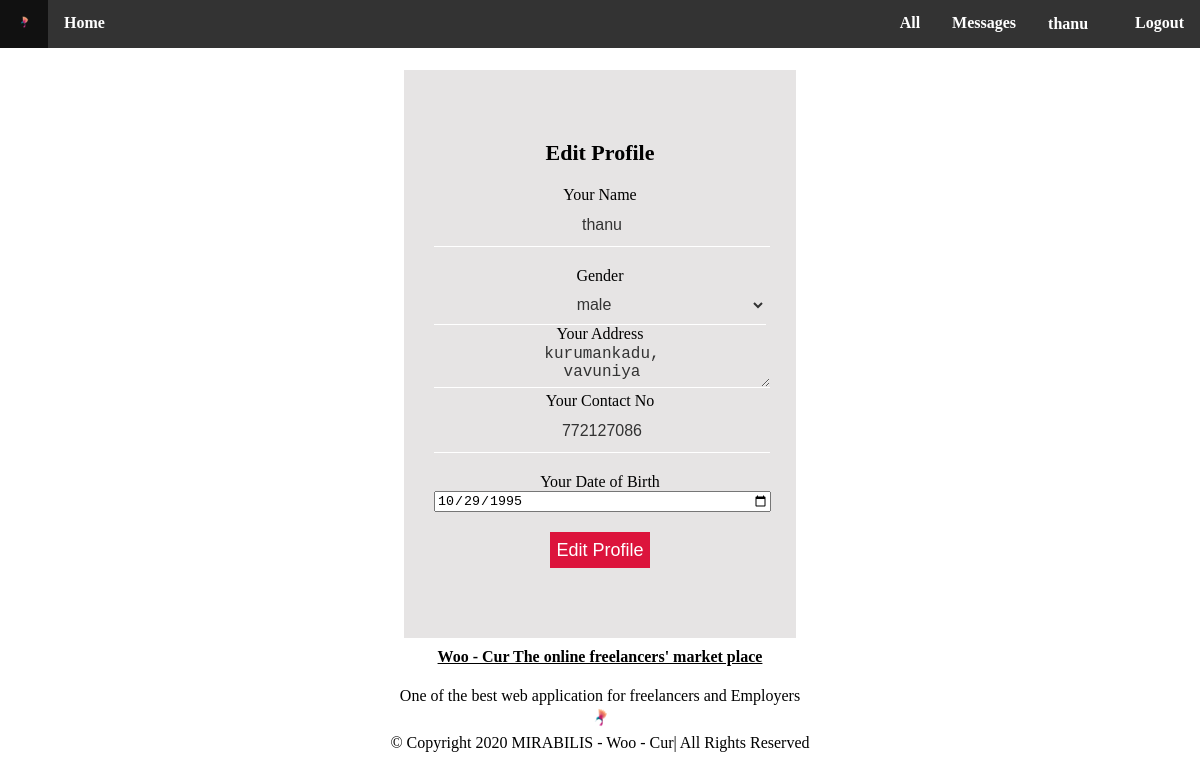
The page /feditprofile.php?fid=1 (signed in) on the database its author committed.
### tables this page shows
CREATE TABLE IF NOT EXISTS `user` (
  `id` int(11) NOT NULL AUTO_INCREMENT,
  `name` varchar(255) NOT NULL,
  `password` varchar(255) NOT NULL,
  `address` varchar(255) NOT NULL,
  `email` varchar(255) NOT NULL,
  `contact` varchar(255) NOT NULL,
  `dob` date NOT NULL,
  `gender` varchar(255) NOT NULL,
  `usertype` varchar(255) NOT NULL,
  `photo` varchar(255) NOT NULL,
  `verification` tinyint(4) NOT NULL,
  `cv` varchar(255) NOT NULL,
  `identy` varchar(255) NOT NULL,
  PRIMARY KEY (`id`)
);

### feditprofile.php (the view, shortened to what this page needs)
<!DOCTYPE html>
<?php
require("include/db.php");
$uid = $_SESSION['USER_ID'];
$usertype = $_SESSION['USER_TYPE'];
$user = $mysqli->query("SELECT * FROM user WHERE `id` = $uid");
$userrow = $user->fetch_assoc();
if(empty($_GET['fid'])) {
    $fid = 0;
}
else {
    $fid = $_GET['fid'];
    $result = $mysqli->query("SELECT * FROM `user` WHERE `id` = $fid");
    if($result && $result->num_rows) {
        $row = $result->fetch_assoc();
    }
    else {
        $fid = 0;
    }
}
?>
<html lang="en-us">
	<head>
		<link rel="stylesheet" href="css/feditprofile.css">
	</head>
	<body id="body" class="body">
			<div class="navbar" id="navbar">
			<ul class="menu" id="menu">
				<li><a href="<?php echo $usertype?>.php"><img src="icons/k4.ico" alt=""></a></li>
				<li><a href="<?php echo $usertype?>.php#body">Home</a></li>
				<li class="navspace"><a href="include/logout.php">Logout</a></li>
				<li class="navspace"><a href="feditprofile.php?fid=<?=$uid?>"><?=$userrow['name']?><img src="img/user-2.png" style="width:15px; height:15px;"></a></li>
				<li class="navspace"><a href="message.php">Messages</a></li>
				<li class="dropdown">
				<a href="" class="dropbtn">All</a>
				</li>
			</ul>
			</div>
		<div class="home" id="home">
		<div id="index" class="index"><br>
			<div class="box">
				<form id="profileForm" action="include/update-fprofile.php" method="post" enctype="multipart/form-data">
					<h3>Edit Profile</h3>
					<div>
						<div>
							<label for="name">Your Name</label>
							<input type="text" id="name" name="name" placeholder="Your Name" required value="<?=@$row['name']?>">
						</div>
					</div>
					<div>
						<div>
							<label for="name">Gender</label>
							<select id="gender" name="gender" required>
								<option value="male" <?=@($row['gender']=='male')?'selected':''?>>male</option>
							</select>
						</div>
					</div>
					<div>
						<div>
							<label for="name">Your Address</label>
							<textarea id="address" name="address" placeholder="Your Address" required rows="3"><?=@$row['address']?></textarea>
						</div>
					</div>
					<div>
						<div>
							<label for="name">Your Contact No</label>
							<input type="text" id="contact" name="contact" placeholder="Contact No" required value="<?=@$row['contact']?>">
						</div>
					</div>
					<div>
						<div>
							<label for="name">Your Date of Birth</label>
							<input type="date" id="dob" name="dob" placeholder="" required value="<?=@$row['dob']?>">
						</div>
					</div>
					<div>
						<div>
							<button type="submit" id="postBtn">Edit Profile</button>
						</div>
					</div>
				</form>
			</div>
		</div>
		</div>
	<div class="footer" id="footer">
	<h4><a href="#body">Woo - Cur The online freelancers' market place</a></h4>
	<p>One of the best web application for freelancers and Employers<br>
	<a href="#body"><img src="icons/k3.ico" alt="Woocur" /></a>
	<br>&copy; Copyright 2020  MIRABILIS - Woo - Cur| All Rights Reserved</p>
	</div>
	</body>
</html>

### css/feditprofile.css (style rules this page uses)
#body { margin-bottom:0px; margin-top:0px; margin-left:0px; margin-right:0px; width:100%; height:auto; background-image:url(../img/portfolio-3.jpg); background-size:100% 100%; }
.home { width:98%; left:1%; right:1%; text-align:center; position:relative; top:52px; height:auto; }
.index { width:100%; position:relative; }
.footer { height:120px; position:relative; top:40px; text-align:center; color:black; width:98%; border-radius:0px; left:1%; right:1%; }
.footer a { color:black; }
.footer img { height:25px; width:25px; }
ul { list-style-type:none; margin:0; padding:0; overflow:hidden; background-color:#333; position:fixed; z-index:7; top:0; width:100%; }
li { float:left; font-weight:bold; }
li.navspace { float:right; }
li a { display:block; color:white; text-align:center; padding:14px 16px; text-decoration:none; }
.dropbtn { display: inline-block; color: white; text-align: center; padding: 14px 16px; text-decoration: none; }
.dropdown { float:right; }
li.dropdown { display: inline-block; }
.box { width: 33.3333%; height:auto; background:#cfcccc85; color: black; position: relative; left: 33.3333%; box-sizing:border-box; padding: 70px 30px; font-family:cambria; }
h3 { margin: 0; padding: 0 0 20px; text-align: center; font-size: 22px; }
.box input { width:100%; margin-bottom:20px; }
.box input[type="text"] { border:none; border-bottom: 1px solid #fff; background: transparent; outline: none; height: 40px; color: #333; font-size: 16px; text-align:center; }
.box select { border:none; border-bottom: 1px solid #fff; background: transparent; outline: none; height: 40px; color: #333; font-size: 16px; width:100%; text-align:center; }
textarea { border:none; border-bottom: 1px solid #fff; background: transparent; outline: none; height: 40px; color: #333; font-size: 16px; width:100%; text-align:center; }
.box button[type="submit"] { border:none; outline: none; height: 36px; background: #dc143c; color: #fff; font-size:18px; border-radius: 0px; text-align:center; }

### rows shown on the page
user: name "thanu", gender "male", address "kurumankadu, vavuniya", contact "772127086", dob "10/29/1995"
